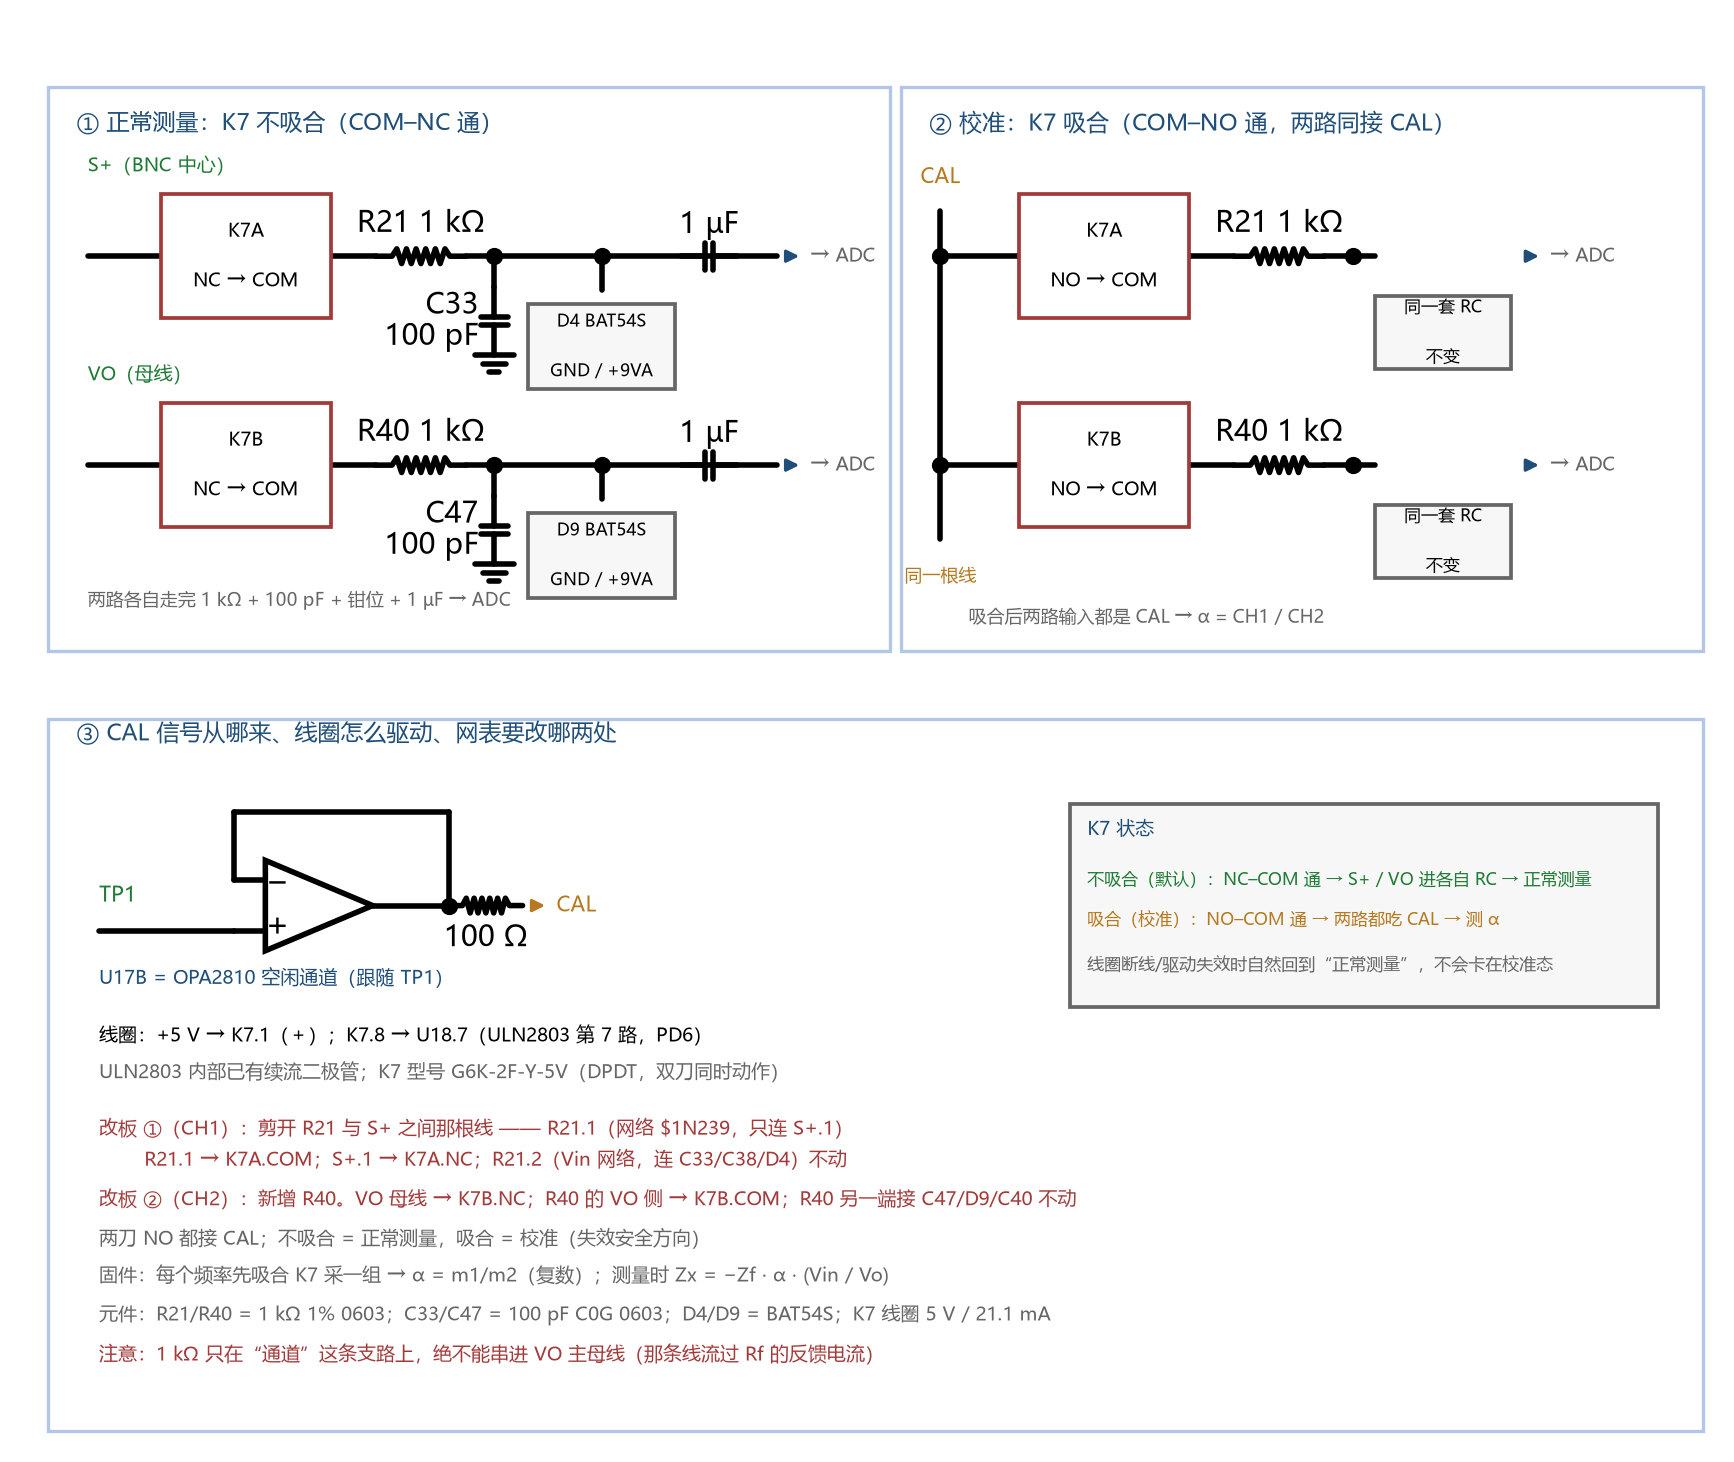

This figure's Python source:
# -*- coding: utf-8 -*-
"""图 13：K7 校准继电器 + 两路 RC 前端（CH1=Vin/S+，CH2=Vo）接线图"""
import os
import sys

sys.path.insert(0, os.path.dirname(os.path.abspath(__file__)))

import matplotlib
matplotlib.use("Agg")
from matplotlib.patches import Rectangle, FancyArrowPatch

from schlib import Sch

BLUE = "#1F4E79"
GRAY = "#666666"
GREEN = "#1E7B34"
RED = "#A33A3A"
ORANGE = "#B7791F"
BOX = "#B4C6E7"

s = Sch((0, 30.0), (-2.6, 22.6), w=11.0)


def block(x, y, w, h, lines, fs=6.9, ec=RED, fc="#FFFFFF"):
    ax = s.ax
    ax.add_patch(Rectangle((x, y - h / 2), w, h, fill=True, fc=fc, ec=ec, lw=1.35, zorder=3))
    n = len(lines)
    for i, ln in enumerate(lines):
        yy = y + (n - 1) * 0.44 - i * 0.88
        ax.text(x + w / 2, yy, ln, ha="center", va="center", fontsize=fs, zorder=4)


def arrow(x1, y1, x2, y2, color=BLUE, lw=1.2):
    s.ax.add_patch(FancyArrowPatch((x1, y1), (x2, y2), arrowstyle="-|>",
                                   mutation_scale=9, lw=lw, color=color, zorder=2))


def channel(y, res_label, cap_label, clamp_label, tag):
    block(2.5, y, 3.0, 2.2, [f"K7{tag}", "NC → COM"])
    s.wire([(5.5, y), (6.3, y)])
    s.res((6.3, y), (7.9, y), res_label, loc="top")
    s.wire([(7.9, y), (13.4, y)])
    s.dot(8.4, y)
    # 100 pF 下地
    s.wire([(8.4, y), (8.4, y - 0.55)])
    s.cap((8.4, y - 0.55), (8.4, y - 1.75), cap_label, loc="left")
    s.gnd(8.4, y - 1.75)
    # BAT54S 钳位
    s.dot(10.3, y)
    s.wire([(10.3, y), (10.3, y - 0.6)])
    block(9.0, y - 1.6, 2.6, 1.5, [clamp_label, "GND / +9VA"], fs=6.3, ec=GRAY, fc="#F7F7F7")
    # 1 µF 串联
    s.cap((11.7, y), (12.7, y), "1 µF", loc="top")
    arrow(13.5, y, 13.9, y)
    s.text(14.0, y, "→ ADC", fs=7.0, ha="left", va="center", color=GRAY)


# ── 面板 ① 正常测量 ─────────────────────────────────────────
s.ax.add_patch(Rectangle((0.5, 11.4), 14.9, 10.0, fill=False, ec=BOX, lw=1.2))
s.text(1.0, 20.75, "① 正常测量：K7 不吸合（COM–NC 通）", fs=8.4, ha="left", color=BLUE)
s.text(1.2, 20.0, "S+（BNC 中心）", fs=7.0, ha="left", color=GREEN)
s.wire([(1.2, 18.4), (2.5, 18.4)])
s.text(1.2, 16.3, "VO（母线）", fs=7.0, ha="left", color=GREEN)
s.wire([(1.2, 14.7), (2.5, 14.7)])
channel(18.4, "R21 1 kΩ", "C33\n100 pF", "D4 BAT54S", "A")
channel(14.7, "R40 1 kΩ", "C47\n100 pF", "D9 BAT54S", "B")
s.text(1.2, 12.3, "两路各自走完 1 kΩ + 100 pF + 钳位 + 1 µF → ADC", fs=6.4, ha="left", color=GRAY)

# ── 面板 ② 校准 ─────────────────────────────────────────────
OX = 15.6
s.ax.add_patch(Rectangle((OX, 11.4), 14.2, 10.0, fill=False, ec=BOX, lw=1.2))
s.text(OX + 0.5, 20.75, "② 校准：K7 吸合（COM–NO 通，两路同接 CAL）", fs=8.4, ha="left", color=BLUE)


def channel_cal(y, res_label, tag):
    s.wire([(OX + 0.7, y), (OX + 2.1, y)])
    block(OX + 2.1, y, 3.0, 2.2, [f"K7{tag}", "NO → COM"])
    s.wire([(OX + 5.1, y), (OX + 5.9, y)])
    s.res((OX + 5.9, y), (OX + 7.5, y), res_label, loc="top")
    s.wire([(OX + 7.5, y), (OX + 8.4, y)])
    s.dot(OX + 8.0, y)
    block(OX + 8.4, y - 1.35, 2.4, 1.3, ["同一套 RC", "不变"], fs=6.2, ec=GRAY, fc="#F7F7F7")
    arrow(OX + 11.0, y, OX + 11.4, y)
    s.text(OX + 11.5, y, "→ ADC", fs=7.0, ha="left", va="center", color=GRAY)


channel_cal(18.4, "R21 1 kΩ", "A")
channel_cal(14.7, "R40 1 kΩ", "B")
s.wire([(OX + 0.7, 13.4), (OX + 0.7, 19.2)])
s.dot(OX + 0.7, 18.4)
s.dot(OX + 0.7, 14.7)
s.text(OX + 0.7, 19.6, "CAL", fs=7.6, ha="center", va="bottom", color=ORANGE)
s.text(OX + 0.7, 12.9, "同一根线", fs=6.4, ha="center", va="top", color=ORANGE)
s.text(OX + 1.2, 12.0, "吸合后两路输入都是 CAL → α = CH1 / CH2", fs=6.4, ha="left", color=GRAY)

# ── 面板 ③ CAL 来源 / 线圈 / 改板说明 ────────────────────────
s.ax.add_patch(Rectangle((0.5, -2.4), 29.3, 12.6, fill=False, ec=BOX, lw=1.2))
s.text(1.0, 9.95, "③ CAL 信号从哪来、线圈怎么驱动、网表要改哪两处", fs=8.4, ha="left", color=BLUE)

# U17B 跟随器（+ 输入接 TP1，输出反馈到 −）
in_m, in_p, out = s.opamp(5.2, 6.9, w=1.9, h=1.6)
s.wire([(1.4, in_p[1]), in_p])
s.text(1.4, in_p[1] + 0.62, "TP1", fs=7.4, ha="left", color=GREEN)
s.text(1.4, 5.62, "U17B = OPA2810 空闲通道（跟随 TP1）", fs=7.0, ha="left", color=BLUE)
s.wire([out, (7.6, 6.9)])
s.wire([(7.6, 6.9), (7.6, 8.55)])
s.wire([(7.6, 8.55), (in_m[0], 8.55)])
s.wire([(in_m[0], 8.55), in_m])
s.dot(7.6, 6.9)
s.res((7.6, 6.9), (8.9, 6.9), "100 Ω", loc="bottom")
arrow(9.0, 6.9, 9.4, 6.9, color=ORANGE)
s.text(9.5, 6.9, "CAL", fs=7.6, ha="left", va="center", color=ORANGE)

# 线圈
s.text(1.4, 4.6, "线圈：+5 V → K7.1（＋）；K7.8 → U18.7（ULN2803 第 7 路，PD6）", fs=7.0, ha="left")
s.text(1.4, 3.95, "ULN2803 内部已有续流二极管；K7 型号 G6K-2F-Y-5V（DPDT，双刀同时动作）", fs=7.0, ha="left", color=GRAY)

# 改板两处
s.text(1.4, 2.95, "改板 ①（CH1）：剪开 R21 与 S+ 之间那根线 —— R21.1（网络 $1N239，只连 S+.1）", fs=7.0, ha="left", color=RED)
s.text(2.2, 2.4, "R21.1 → K7A.COM；S+.1 → K7A.NC；R21.2（Vin 网络，连 C33/C38/D4）不动", fs=7.0, ha="left", color=RED)
s.text(1.4, 1.7, "改板 ②（CH2）：新增 R40。VO 母线 → K7B.NC；R40 的 VO 侧 → K7B.COM；R40 另一端接 C47/D9/C40 不动", fs=7.0, ha="left", color=RED)
s.text(1.4, 1.0, "两刀 NO 都接 CAL；不吸合 = 正常测量，吸合 = 校准（失效安全方向）", fs=7.0, ha="left", color=GRAY)
s.text(1.4, 0.35, "固件：每个频率先吸合 K7 采一组 → α = m1/m2（复数）；测量时 Zx = −Zf · α · (Vin / Vo)", fs=7.0, ha="left", color=GRAY)
s.text(1.4, -0.35, "元件：R21/R40 = 1 kΩ 1% 0603；C33/C47 = 100 pF C0G 0603；D4/D9 = BAT54S；K7 线圈 5 V / 21.1 mA", fs=7.0, ha="left", color=GRAY)
s.text(1.4, -1.05, "注意：1 kΩ 只在“通道”这条支路上，绝不能串进 VO 主母线（那条线流过 Rf 的反馈电流）", fs=7.0, ha="left", color=RED)

# 状态表（右侧空位）
TB_X, TB_Y = 18.6, 6.9
block(TB_X, TB_Y, 10.4, 3.6, [], fs=6.6, ec=GRAY, fc="#F7F7F7")
s.text(TB_X + 0.3, TB_Y + 1.35, "K7 状态", fs=7.0, ha="left", color=BLUE)
s.text(TB_X + 0.3, TB_Y + 0.45, "不吸合（默认）：NC–COM 通 → S+ / VO 进各自 RC → 正常测量", fs=6.3, ha="left", color=GREEN)
s.text(TB_X + 0.3, TB_Y - 0.25, "吸合（校准）：NO–COM 通 → 两路都吃 CAL → 测 α", fs=6.3, ha="left", color=ORANGE)
s.text(TB_X + 0.3, TB_Y - 1.05, "线圈断线/驱动失效时自然回到“正常测量”，不会卡在校准态", fs=6.3, ha="left", color=GRAY)

s.save(os.path.join(os.path.dirname(os.path.abspath(__file__)), "fig13_k7_rc.png"))
